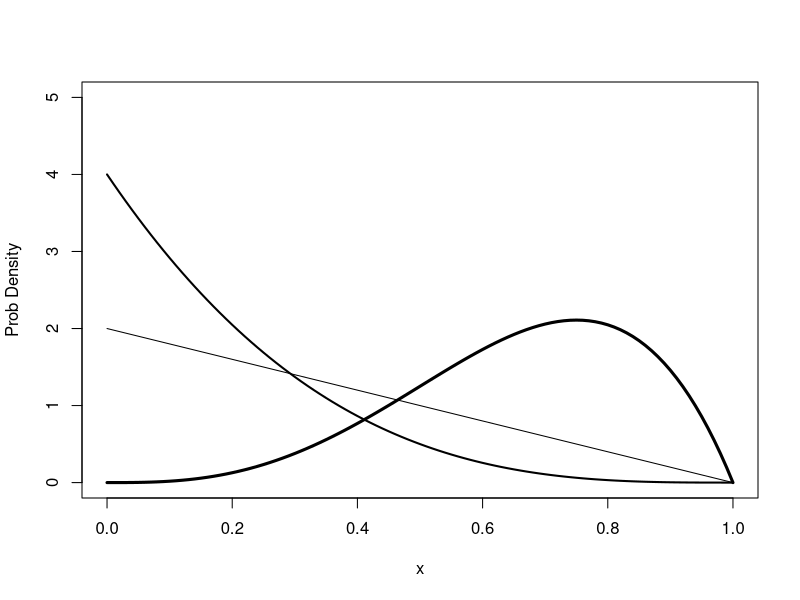

Write the R code that produced this figure. (Note: this script raises an error after producing the figure.)
## ---- chunk 1
x <- seq(0,1, length=101)
plot(1:2, ylim= c(0,5), xlim = c(0,1), xlab ="x", ylab = "Prob Density", type = "n")
lines(x, dbeta(x,1,2), lwd=1)
lines(x, dbeta(x,1,4), lwd=2)
lines(x, dbeta(x,4,2), lwd=3)
## ---- chunk 2
drawBeta <- function(a,b, ...){
  x <- seq(0,1, length=101)
plot(1:2, ylim= c(0,5), xlim = c(0,1), xlab ="x", ylab = "Prob Density", type = "n")
lines(x, dbeta(x,a,b), lwd=1, ...)
  }
return(drawBeta)
## ---- chunk 3
manipulate({drawBeta(a,b)},
 a =slider(0,10, initial=1, label="a", step=.2),
 b = slider(0,10, initial=2, label="b", step=.2)
 )

## ---- chunk 4
betaApp <- function(){
  manipulate(drawBeta(a,b, col=color),
 a =slider(0,10, initial=1, label="a", step=.2),
 b = slider(0,10, initial=2, label="b", step=.2),
 color = picker(list ("red", "blue", "green"))
 )
  }
